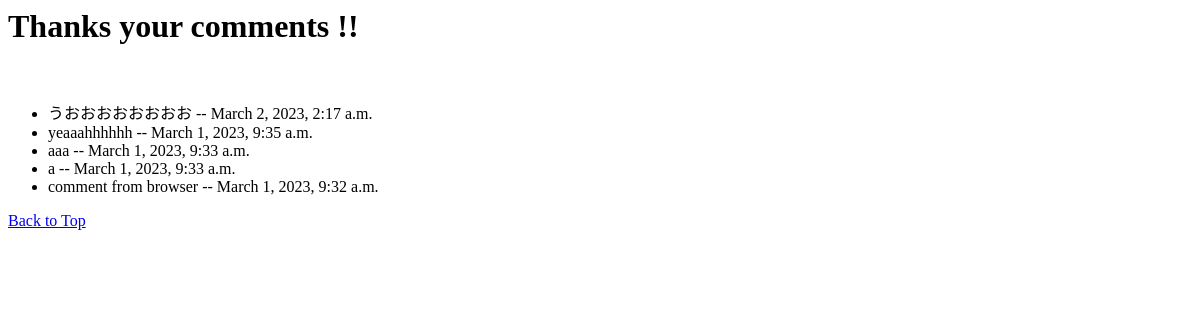
The app's page /polls/comment/, older data.
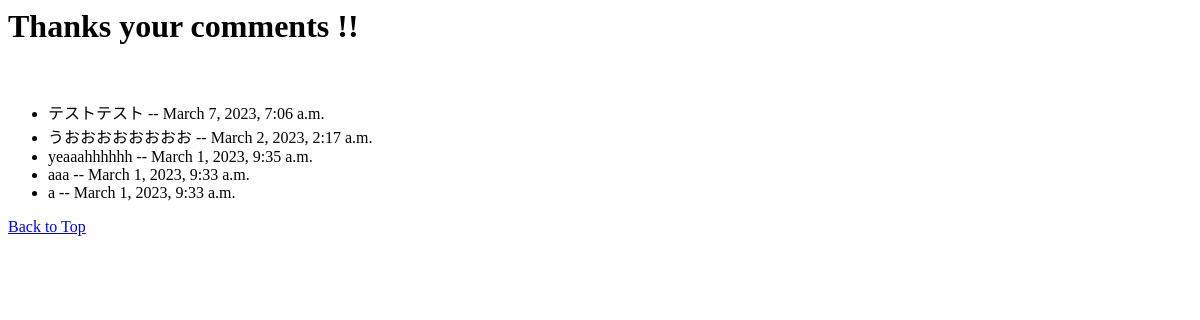
The same page, newer data.
### polls/models.py (models this page shows, shortened)
class Comment(models.Model):
    comment_text = models.TextField(max_length=300)
    comment_date = models.DateTimeField('date published')

### polls/views.py (the view)
# urls.py: path('comment/', views.CommentView.as_view(), name='comment'),
class CommentView(generic.ListView):
    template_name = 'polls/comment.html'
    context_object_name = 'latest_comment_list'
    def get_queryset(self):
        return Comment.objects.order_by('-comment_date')[:5]

### polls/templates/polls/comment.html (shortened to what this page needs)
<h1> Thanks your comments !!</h1>
{% if latest_comment_list %}
    <ul>
    {% for comment in latest_comment_list %}
    <li>{{ comment.comment_text }} -- {{ comment.comment_date }}</li>    {% endfor %}
    </ul>
{% else %}
    <p>No comments</p>
{% endif %}
<p><a href="{% url 'polls:index' %}">Back to Top</a></p>

Row changes from the older to the newer data that the page shows:
no longer on this page (row unchanged): Comment: comment_text "comment from browser", comment_date "March 1, 2023, 9:32 a.m."
added Comment: comment_text "テストテスト", comment_date "March 7, 2023, 7:06 a.m."
